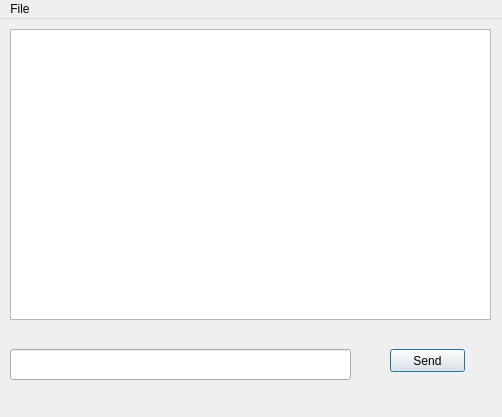
<?xml version="1.0" encoding="UTF-8"?>
<ui version="4.0">
 <class>MainWindow</class>
 <widget class="QMainWindow" name="MainWindow">
  <property name="geometry">
   <rect>
    <x>0</x>
    <y>0</y>
    <width>502</width>
    <height>417</height>
   </rect>
  </property>
  <property name="windowTitle">
   <string>MainWindow</string>
  </property>
  <widget class="QWidget" name="centralWidget">
   <widget class="QTextBrowser" name="textBrowser">
    <property name="geometry">
     <rect>
      <x>10</x>
      <y>10</y>
      <width>481</width>
      <height>291</height>
     </rect>
    </property>
   </widget>
   <widget class="QLineEdit" name="lineEdit">
    <property name="geometry">
     <rect>
      <x>10</x>
      <y>330</y>
      <width>341</width>
      <height>31</height>
     </rect>
    </property>
   </widget>
   <widget class="QPushButton" name="pushButton">
    <property name="geometry">
     <rect>
      <x>390</x>
      <y>330</y>
      <width>75</width>
      <height>23</height>
     </rect>
    </property>
    <property name="text">
     <string>Send</string>
    </property>
    <property name="autoDefault">
     <bool>true</bool>
    </property>
    <property name="default">
     <bool>true</bool>
    </property>
   </widget>
  </widget>
  <widget class="QMenuBar" name="menuBar">
   <property name="geometry">
    <rect>
     <x>0</x>
     <y>0</y>
     <width>502</width>
     <height>20</height>
    </rect>
   </property>
   <widget class="QMenu" name="menuFile">
    <property name="title">
     <string>File</string>
    </property>
    <addaction name="actionQuit"/>
   </widget>
   <addaction name="menuFile"/>
  </widget>
  <action name="actionQuit">
   <property name="text">
    <string>Quit</string>
   </property>
  </action>
 </widget>
 <layoutdefault spacing="6" margin="11"/>
 <resources/>
 <connections/>
</ui>
